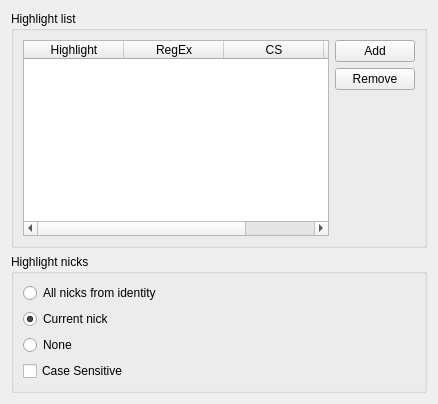
<ui version="4.0" >
 <class>HighlightSettingsPage</class>
 <widget class="QWidget" name="HighlightSettingsPage" >
  <property name="geometry" >
   <rect>
    <x>0</x>
    <y>0</y>
    <width>438</width>
    <height>404</height>
   </rect>
  </property>
  <property name="windowTitle" >
   <string>Form</string>
  </property>
  <layout class="QVBoxLayout" >
   <item>
    <widget class="QGroupBox" name="groupBox" >
     <property name="title" >
      <string>Highlight list</string>
     </property>
     <layout class="QGridLayout" >
      <item rowspan="3" row="0" column="0" >
       <widget class="QTableWidget" name="highlightTable" >
        <property name="toolTip" >
         <string/>
        </property>
        <property name="styleSheet" >
         <string notr="true" />
        </property>
        <column>
         <property name="text" >
          <string>Highlight</string>
         </property>
        </column>
        <column>
         <property name="text" >
          <string>RegEx</string>
         </property>
        </column>
        <column>
         <property name="text" >
          <string>CS</string>
         </property>
        </column>
        <column>
         <property name="text" >
          <string>Enable</string>
         </property>
        </column>
       </widget>
      </item>
      <item row="0" column="1" >
       <widget class="QPushButton" name="add" >
        <property name="text" >
         <string>Add</string>
        </property>
       </widget>
      </item>
      <item row="1" column="1" >
       <widget class="QPushButton" name="remove" >
        <property name="text" >
         <string>Remove</string>
        </property>
       </widget>
      </item>
      <item row="2" column="1" >
       <spacer>
        <property name="orientation" >
         <enum>Qt::Vertical</enum>
        </property>
        <property name="sizeHint" stdset="0" >
         <size>
          <width>20</width>
          <height>40</height>
         </size>
        </property>
       </spacer>
      </item>
     </layout>
    </widget>
   </item>
   <item>
    <widget class="QGroupBox" name="groupBox_2" >
     <property name="title" >
      <string>Highlight nicks</string>
     </property>
     <layout class="QVBoxLayout" >
      <item>
       <widget class="QRadioButton" name="highlightAllNicks" >
        <property name="text" >
         <string>All nicks from identity</string>
        </property>
       </widget>
      </item>
      <item>
       <widget class="QRadioButton" name="highlightCurrentNick" >
        <property name="text" >
         <string>Current nick</string>
        </property>
        <property name="checked" >
         <bool>true</bool>
        </property>
       </widget>
      </item>
      <item>
       <widget class="QRadioButton" name="highlightNoNick" >
        <property name="text" >
         <string>None</string>
        </property>
        <property name="checkable" >
         <bool>true</bool>
        </property>
       </widget>
      </item>
      <item>
       <widget class="QCheckBox" name="highlightCS" >
        <property name="enabled" >
         <bool>true</bool>
        </property>
        <property name="text" >
         <string>Case Sensitive</string>
        </property>
        <property name="checkable" >
         <bool>true</bool>
        </property>
        <property name="checked" >
         <bool>false</bool>
        </property>
       </widget>
      </item>
     </layout>
    </widget>
   </item>
  </layout>
 </widget>
 <resources/>
 <connections/>
</ui>
